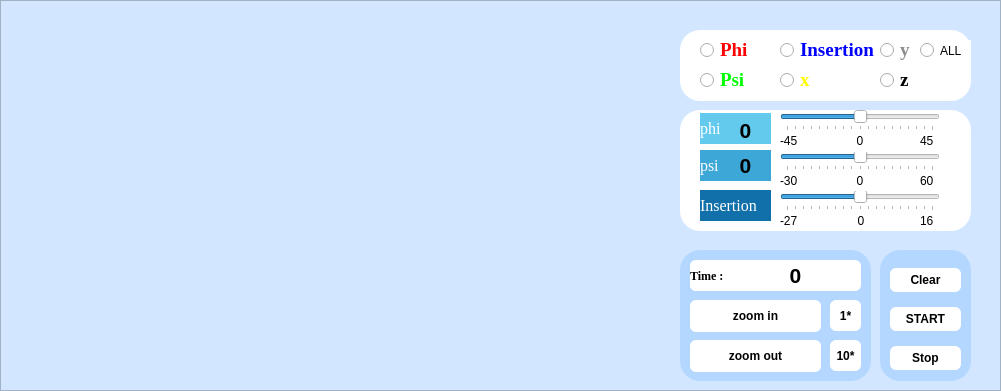
          <widget class="QFrame" name="frame_4">
           <property name="geometry">
            <rect>
             <x>10</x>
             <y>200</y>
             <width>1001</width>
             <height>391</height>
            </rect>
           </property>
           <property name="styleSheet">
            <string notr="true">background-color: rgb(210, 231, 255);</string>
           </property>
           <property name="frameShape">
            <enum>QFrame::StyledPanel</enum>
           </property>
           <property name="frameShadow">
            <enum>QFrame::Raised</enum>
           </property>
           <widget class="QCustomPlot" name="plot" native="true">
            <property name="geometry">
             <rect>
              <x>10</x>
              <y>10</y>
              <width>661</width>
              <height>371</height>
             </rect>
            </property>
            <property name="styleSheet">
             <string notr="true"/>
            </property>
           </widget>
           <widget class="QFrame" name="frame_7">
            <property name="geometry">
             <rect>
              <x>680</x>
              <y>30</y>
              <width>291</width>
              <height>71</height>
             </rect>
            </property>
            <property name="styleSheet">
             <string notr="true">background-color:white;
border-radius: 20px;</string>
            </property>
            <property name="frameShape">
             <enum>QFrame::StyledPanel</enum>
            </property>
            <property name="frameShadow">
             <enum>QFrame::Raised</enum>
            </property>
            <widget class="QRadioButton" name="radioButton">
             <property name="geometry">
              <rect>
               <x>20</x>
               <y>10</y>
               <width>71</width>
               <height>20</height>
              </rect>
             </property>
             <property name="font">
              <font>
               <family>Times New Roman</family>
               <pointsize>14</pointsize>
               <weight>75</weight>
               <bold>true</bold>
              </font>
             </property>
             <property name="styleSheet">
              <string notr="true">color: rgb(255, 0, 0);</string>
             </property>
             <property name="text">
              <string>Phi</string>
             </property>
            </widget>
            <widget class="QRadioButton" name="radioButton_psi">
             <property name="geometry">
              <rect>
               <x>20</x>
               <y>40</y>
               <width>71</width>
               <height>20</height>
              </rect>
             </property>
             <property name="font">
              <font>
               <family>Times New Roman</family>
               <pointsize>14</pointsize>
               <weight>75</weight>
               <bold>true</bold>
              </font>
             </property>
             <property name="styleSheet">
              <string notr="true">color: rgb(0, 255, 0);</string>
             </property>
             <property name="text">
              <string>Psi</string>
             </property>
            </widget>
            <widget class="QRadioButton" name="radioButton_insertion">
             <property name="geometry">
              <rect>
               <x>100</x>
               <y>10</y>
               <width>101</width>
               <height>20</height>
              </rect>
             </property>
             <property name="font">
              <font>
               <family>Times New Roman</family>
               <pointsize>14</pointsize>
               <weight>75</weight>
               <bold>true</bold>
              </font>
             </property>
             <property name="styleSheet">
              <string notr="true">color: rgb(0, 0, 255);</string>
             </property>
             <property name="text">
              <string>Insertion</string>
             </property>
            </widget>
            <widget class="QRadioButton" name="radioButton_x">
             <property name="geometry">
              <rect>
               <x>100</x>
               <y>40</y>
               <width>71</width>
               <height>20</height>
              </rect>
             </property>
             <property name="font">
              <font>
               <family>Times New Roman</family>
               <pointsize>14</pointsize>
               <weight>75</weight>
               <bold>true</bold>
              </font>
             </property>
             <property name="styleSheet">
              <string notr="true">color: rgb(255, 255, 0);</string>
             </property>
             <property name="text">
              <string>x</string>
             </property>
            </widget>
            <widget class="QRadioButton" name="radioButton_y">
             <property name="geometry">
              <rect>
               <x>200</x>
               <y>10</y>
               <width>31</width>
               <height>20</height>
              </rect>
             </property>
             <property name="font">
              <font>
               <family>Times New Roman</family>
               <pointsize>14</pointsize>
               <weight>75</weight>
               <bold>true</bold>
              </font>
             </property>
             <property name="styleSheet">
              <string notr="true">color: rgb(140, 140, 140);</string>
             </property>
             <property name="text">
              <string>y</string>
             </property>
            </widget>
            <widget class="QRadioButton" name="radioButton_z">
             <property name="geometry">
              <rect>
               <x>200</x>
               <y>40</y>
               <width>31</width>
               <height>20</height>
              </rect>
             </property>
             <property name="font">
              <font>
               <family>Times New Roman</family>
               <pointsize>14</pointsize>
               <weight>75</weight>
               <bold>true</bold>
              </font>
             </property>
             <property name="text">
              <string>z</string>
             </property>
            </widget>
            <widget class="QRadioButton" name="radioButton_2">
             <property name="geometry">
              <rect>
               <x>240</x>
               <y>10</y>
               <width>51</width>
               <height>21</height>
              </rect>
             </property>
             <property name="text">
              <string>ALL</string>
             </property>
            </widget>
           </widget>
           <widget class="QFrame" name="frame_8">
            <property name="geometry">
             <rect>
              <x>680</x>
              <y>110</y>
              <width>291</width>
              <height>121</height>
             </rect>
            </property>
            <property name="styleSheet">
             <string notr="true">background-color:white;
border-radius: 20px;</string>
            </property>
            <property name="frameShape">
             <enum>QFrame::StyledPanel</enum>
            </property>
            <property name="frameShadow">
             <enum>QFrame::Raised</enum>
            </property>
            <widget class="QLabel" name="label">
             <property name="geometry">
              <rect>
               <x>20</x>
               <y>3</y>
               <width>71</width>
               <height>31</height>
              </rect>
             </property>
             <property name="font">
              <font>
               <family>Times New Roman</family>
               <pointsize>12</pointsize>
              </font>
             </property>
             <property name="layoutDirection">
              <enum>Qt::RightToLeft</enum>
             </property>
             <property name="styleSheet">
              <string notr="true">background-color: rgb(100, 202, 237);
color: rgb(255, 255, 255);</string>
             </property>
             <property name="text">
              <string>phi</string>
             </property>
             <property name="alignment">
              <set>Qt::AlignLeading|Qt::AlignLeft|Qt::AlignVCenter</set>
             </property>
            </widget>
            <widget class="QLabel" name="label_4">
             <property name="geometry">
              <rect>
               <x>20</x>
               <y>40</y>
               <width>71</width>
               <height>31</height>
              </rect>
             </property>
             <property name="font">
              <font>
               <family>Times New Roman</family>
               <pointsize>12</pointsize>
              </font>
             </property>
             <property name="layoutDirection">
              <enum>Qt::RightToLeft</enum>
             </property>
             <property name="styleSheet">
              <string notr="true">background-color: rgb(61,167, 216);
color: rgb(255, 255, 255);</string>
             </property>
             <property name="text">
              <string>psi</string>
             </property>
             <property name="alignment">
              <set>Qt::AlignLeading|Qt::AlignLeft|Qt::AlignVCenter</set>
             </property>
            </widget>
            <widget class="QLabel" name="label_5">
             <property name="geometry">
              <rect>
               <x>20</x>
               <y>80</y>
               <width>71</width>
               <height>31</height>
              </rect>
             </property>
             <property name="font">
              <font>
               <family>Times New Roman</family>
               <pointsize>12</pointsize>
              </font>
             </property>
             <property name="layoutDirection">
              <enum>Qt::RightToLeft</enum>
             </property>
             <property name="styleSheet">
              <string notr="true">background-color: rgb(17, 112, 170);
color: rgb(255, 255, 255);</string>
             </property>
             <property name="text">
              <string>Insertion</string>
             </property>
             <property name="alignment">
              <set>Qt::AlignLeading|Qt::AlignLeft|Qt::AlignVCenter</set>
             </property>
            </widget>
            <widget class="QSlider" name="horizontalSlider">
             <property name="geometry">
              <rect>
               <x>100</x>
               <y>0</y>
               <width>160</width>
               <height>21</height>
              </rect>
             </property>
             <property name="styleSheet">
              <string notr="true"> QScrollBar:vertical {
	border-bottom-color: rgb(170, 85, 255);
	border: none;
    background: rgb(52, 59, 72);
    width: 14px;
    margin: 21px 0 21px 0;
	border-radius: 0px;
 }</string>
             </property>
             <property name="minimum">
              <number>-45</number>
             </property>
             <property name="maximum">
              <number>45</number>
             </property>
             <property name="pageStep">
              <number>5</number>
             </property>
             <property name="sliderPosition">
              <number>0</number>
             </property>
             <property name="orientation">
              <enum>Qt::Horizontal</enum>
             </property>
             <property name="invertedAppearance">
              <bool>false</bool>
             </property>
             <property name="invertedControls">
              <bool>false</bool>
             </property>
             <property name="tickPosition">
              <enum>QSlider::TicksBelow</enum>
             </property>
            </widget>
            <widget class="QLabel" name="label_psi">
             <property name="geometry">
              <rect>
               <x>40</x>
               <y>40</y>
               <width>51</width>
               <height>31</height>
              </rect>
             </property>
             <property name="font">
              <font>
               <pointsize>16</pointsize>
               <weight>75</weight>
               <bold>true</bold>
              </font>
             </property>
             <property name="styleSheet">
              <string notr="true">background-color: rgb(61,167, 216);background-color: rgb(61,167, 216);</string>
             </property>
             <property name="text">
              <string>0</string>
             </property>
             <property name="alignment">
              <set>Qt::AlignCenter</set>
             </property>
            </widget>
            <widget class="QLabel" name="label_phi">
             <property name="geometry">
              <rect>
               <x>40</x>
               <y>10</y>
               <width>51</width>
               <height>21</height>
              </rect>
             </property>
             <property name="font">
              <font>
               <pointsize>16</pointsize>
               <weight>75</weight>
               <bold>true</bold>
              </font>
             </property>
             <property name="layoutDirection">
              <enum>Qt::LeftToRight</enum>
             </property>
             <property name="styleSheet">
              <string notr="true">background-color: rgb(100, 202, 237);</string>
             </property>
             <property name="frameShadow">
              <enum>QFrame::Plain</enum>
             </property>
             <property name="text">
              <string>0</string>
             </property>
             <property name="alignment">
              <set>Qt::AlignCenter</set>
             </property>
            </widget>
            <widget class="QSlider" name="horizontalSlider_2">
             <property name="geometry">
              <rect>
               <x>100</x>
               <y>40</y>
               <width>160</width>
               <height>21</height>
              </rect>
             </property>
             <property name="styleSheet">
              <string notr="true"> QScrollBar:vertical {
	border-bottom-color: rgb(170, 85, 255);
	border: none;
    background: rgb(52, 59, 72);
    width: 14px;
    margin: 21px 0 21px 0;
	border-radius: 0px;
 }</string>
             </property>
             <property name="minimum">
              <number>-45</number>
             </property>
             <property name="maximum">
              <number>45</number>
             </property>
             <property name="pageStep">
              <number>5</number>
             </property>
             <property name="sliderPosition">
              <number>0</number>
             </property>
             <property name="orientation">
              <enum>Qt::Horizontal</enum>
             </property>
             <property name="invertedAppearance">
              <bool>false</bool>
             </property>
             <property name="invertedControls">
              <bool>false</bool>
             </property>
             <property name="tickPosition">
              <enum>QSlider::TicksBelow</enum>
             </property>
            </widget>
            <widget class="QSlider" name="horizontalSlider_3">
             <property name="geometry">
              <rect>
               <x>100</x>
               <y>80</y>
               <width>160</width>
               <height>21</height>
              </rect>
             </property>
             <property name="styleSheet">
              <string notr="true"> QScrollBar:vertical {
	border-bottom-color: rgb(170, 85, 255);
	border: none;
    background: rgb(52, 59, 72);
    width: 14px;
    margin: 21px 0 21px 0;
	border-radius: 0px;
 }</string>
             </property>
             <property name="minimum">
              <number>-45</number>
             </property>
             <property name="maximum">
              <number>45</number>
             </property>
             <property name="pageStep">
              <number>5</number>
             </property>
             <property name="sliderPosition">
              <number>0</number>
             </property>
             <property name="orientation">
              <enum>Qt::Horizontal</enum>
             </property>
             <property name="invertedAppearance">
              <bool>false</bool>
             </property>
             <property name="invertedControls">
              <bool>false</bool>
             </property>
             <property name="tickPosition">
              <enum>QSlider::TicksBelow</enum>
             </property>
            </widget>
            <widget class="QLabel" name="label_3">
             <property name="geometry">
              <rect>
               <x>240</x>
               <y>20</y>
               <width>21</width>
               <height>22</height>
              </rect>
             </property>
             <property name="text">
              <string>45</string>
             </property>
            </widget>
            <widget class="QLabel" name="label_6">
             <property name="geometry">
              <rect>
               <x>100</x>
               <y>20</y>
               <width>21</width>
               <height>22</height>
              </rect>
             </property>
             <property name="text">
              <string>-45</string>
             </property>
            </widget>
            <widget class="QLabel" name="label_7">
             <property name="geometry">
              <rect>
               <x>100</x>
               <y>60</y>
               <width>21</width>
               <height>22</height>
              </rect>
             </property>
             <property name="text">
              <string>-30</string>
             </property>
            </widget>
            <widget class="QLabel" name="label_8">
             <property name="geometry">
              <rect>
               <x>240</x>
               <y>60</y>
               <width>21</width>
               <height>22</height>
              </rect>
             </property>
             <property name="text">
              <string>60</string>
             </property>
            </widget>
            <widget class="QLabel" name="label_11">
             <property name="geometry">
              <rect>
               <x>100</x>
               <y>100</y>
               <width>21</width>
               <height>22</height>
              </rect>
             </property>
             <property name="text">
              <string>-27</string>
             </property>
            </widget>
            <widget class="QLabel" name="label_12">
             <property name="geometry">
              <rect>
               <x>240</x>
               <y>100</y>
               <width>21</width>
               <height>22</height>
              </rect>
             </property>
             <property name="text">
              <string>16</string>
             </property>
            </widget>
            <widget class="QLabel" name="label_13">
             <property name="geometry">
              <rect>
               <x>171</x>
               <y>100</y>
               <width>20</width>
               <height>22</height>
              </rect>
             </property>
             <property name="text">
              <string>0</string>
             </property>
             <property name="alignment">
              <set>Qt::AlignCenter</set>
             </property>
            </widget>
            <widget class="QLabel" name="label_14">
             <property name="geometry">
              <rect>
               <x>170</x>
               <y>60</y>
               <width>20</width>
               <height>21</height>
              </rect>
             </property>
             <property name="text">
              <string>0</string>
             </property>
             <property name="alignment">
              <set>Qt::AlignCenter</set>
             </property>
            </widget>
            <widget class="QLabel" name="label_15">
             <property name="geometry">
              <rect>
               <x>170</x>
               <y>20</y>
               <width>20</width>
               <height>22</height>
              </rect>
             </property>
             <property name="text">
              <string>0</string>
             </property>
             <property name="alignment">
              <set>Qt::AlignCenter</set>
             </property>
            </widget>
           </widget>
           <widget class="QFrame" name="frame_9">
            <property name="geometry">
             <rect>
              <x>680</x>
              <y>250</y>
              <width>191</width>
              <height>131</height>
             </rect>
            </property>
            <property name="styleSheet">
             <string notr="true">border-radius: 20px;
background-color: rgb(180, 215, 255);</string>
            </property>
            <property name="frameShape">
             <enum>QFrame::StyledPanel</enum>
            </property>
            <property name="frameShadow">
             <enum>QFrame::Raised</enum>
            </property>
            <widget class="QPushButton" name="pushButton_zooin">
             <property name="geometry">
              <rect>
               <x>10</x>
               <y>50</y>
               <width>131</width>
               <height>32</height>
              </rect>
             </property>
             <property name="styleSheet">
              <string notr="true">QPushButton {
    border: none;
    color: black;
    padding:10px;
background-color:white;
    
    font-weight: bold;
    text-align: center;
    border-radius: 6px;
}
QPushButton:hover {
background-color: rgb(90, 142, 247);

    border-style: inset;
}

QPushButton:pressed {
    background-color: rgb(179, 214, 254);
    border-style: outset;
}</string>
             </property>
             <property name="text">
              <string>zoom in</string>
             </property>
            </widget>
            <widget class="QPushButton" name="pushButton_zoomout">
             <property name="geometry">
              <rect>
               <x>10</x>
               <y>90</y>
               <width>131</width>
               <height>32</height>
              </rect>
             </property>
             <property name="styleSheet">
              <string notr="true">QPushButton {
    border: none;
    color: black;
    padding:10px;
background-color:white;
    
    font-weight: bold;
    text-align: center;
    border-radius: 6px;
}
QPushButton:hover {
background-color: rgb(90, 142, 247);

    border-style: inset;
}

QPushButton:pressed {
    background-color: rgb(179, 214, 254);
    border-style: outset;
}</string>
             </property>
             <property name="text">
              <string>zoom out</string>
             </property>
            </widget>
            <widget class="QPushButton" name="pushButton_19">
             <property name="geometry">
              <rect>
               <x>150</x>
               <y>50</y>
               <width>31</width>
               <height>31</height>
              </rect>
             </property>
             <property name="styleSheet">
              <string notr="true">QPushButton {
    border: none;
    color: black;
    padding:10px;
background-color:white;
    
    font-weight: bold;
    text-align: center;
    border-radius: 6px;
}</string>
             </property>
             <property name="text">
              <string>1*</string>
             </property>
            </widget>
            <widget class="QPushButton" name="pushButton_20">
             <property name="geometry">
              <rect>
               <x>150</x>
               <y>90</y>
               <width>31</width>
               <height>31</height>
              </rect>
             </property>
             <property name="styleSheet">
              <string notr="true">QPushButton {
    border: none;
    color: black;
    padding:5px;
background-color:white;
    
    font-weight: bold;
    text-align: center;
    border-radius: 6px;
}</string>
             </property>
             <property name="text">
              <string>10*</string>
             </property>
            </widget>
            <widget class="QFrame" name="frame_11">
             <property name="geometry">
              <rect>
               <x>10</x>
               <y>10</y>
               <width>171</width>
               <height>31</height>
              </rect>
             </property>
             <property name="styleSheet">
              <string notr="true">    border: none;
    color: black;

background-color:white;
    
    font-weight: bold;
    text-align: center;
    border-radius: 6px;</string>
             </property>
             <property name="frameShape">
              <enum>QFrame::StyledPanel</enum>
             </property>
             <property name="frameShadow">
              <enum>QFrame::Raised</enum>
             </property>
             <widget class="QLabel" name="label_9">
              <property name="geometry">
               <rect>
                <x>0</x>
                <y>0</y>
                <width>41</width>
                <height>31</height>
               </rect>
              </property>
              <property name="font">
               <font>
                <family>Times New Roman</family>
                <weight>75</weight>
                <bold>true</bold>
               </font>
              </property>
              <property name="text">
               <string>Time :</string>
              </property>
             </widget>
             <widget class="QLabel" name="label_time">
              <property name="geometry">
               <rect>
                <x>50</x>
                <y>0</y>
                <width>111</width>
                <height>31</height>
               </rect>
              </property>
              <property name="font">
               <font>
                <pointsize>16</pointsize>
                <weight>75</weight>
                <bold>true</bold>
               </font>
              </property>
              <property name="styleSheet">
               <string notr="true">color: rgb(0, 0, 0)</string>
              </property>
              <property name="text">
               <string>0</string>
              </property>
              <property name="alignment">
               <set>Qt::AlignCenter</set>
              </property>
             </widget>
            </widget>
           </widget>
           <widget class="QFrame" name="frame_10">
            <property name="geometry">
             <rect>
              <x>880</x>
              <y>250</y>
              <width>91</width>
              <height>131</height>
             </rect>
            </property>
            <property name="styleSheet">
             <string notr="true">border-radius: 20px;
background-color: rgb(180, 215, 255);</string>
            </property>
            <property name="frameShape">
             <enum>QFrame::StyledPanel</enum>
            </property>
            <property name="frameShadow">
             <enum>QFrame::Raised</enum>
            </property>
            <widget class="QWidget" name="verticalLayoutWidget">
             <property name="geometry">
              <rect>
               <x>10</x>
               <y>9</y>
               <width>71</width>
               <height>121</height>
              </rect>
             </property>
             <layout class="QVBoxLayout" name="verticalLayout">
              <item>
               <widget class="QPushButton" name="pushButton_clear">
                <property name="styleSheet">
                 <string notr="true">QPushButton {
    border: none;
    color: black;
    padding:5px;
background-color:white;
    
    font-weight: bold;
    text-align: center;
    border-radius: 6px;
}
QPushButton:hover {
background-color: rgb(90, 142, 247);

    border-style: inset;
}

QPushButton:pressed {
    background-color: rgb(179, 214, 254);
    border-style: outset;
}</string>
                </property>
                <property name="text">
                 <string>Clear</string>
                </property>
               </widget>
              </item>
              <item>
               <widget class="QPushButton" name="pushButton_start">
                <property name="styleSheet">
                 <string notr="true">QPushButton {
    border: none;
    color: black;
    padding:5px;
background-color:white;
    
    font-weight: bold;
    text-align: center;
    border-radius: 6px;
}
QPushButton:hover {
background-color: rgb(90, 142, 247);

    border-style: inset;
}

QPushButton:pressed {
    background-color: rgb(179, 214, 254);
    border-style: outset;
}</string>
                </property>
                <property name="text">
                 <string>START</string>
                </property>
               </widget>
              </item>
              <item>
               <widget class="QPushButton" name="pushButton_stop">
                <property name="styleSheet">
                 <string notr="true">QPushButton {
    border: none;
    color: black;
    padding:5px;
background-color:white;
    
    font-weight: bold;
    text-align: center;
    border-radius: 6px;
}
QPushButton:hover {
background-color: rgb(90, 142, 247);

    border-style: inset;
}

QPushButton:pressed {
    background-color: rgb(179, 214, 254);
    border-style: outset;
}</string>
                </property>
                <property name="text">
                 <string>Stop</string>
                </property>
               </widget>
              </item>
             </layout>
            </widget>
           </widget>
          </widget>
